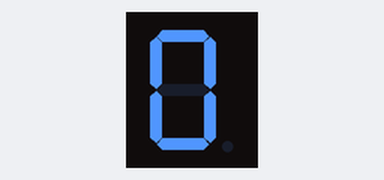
The program below on a simulated Raspberry Pi Pico running MicroPython. Parts: 1-digit seven-segment display. The segment pins are drawn as the display they are named for.

Above: at 0.1 s.
At 1.3 s:
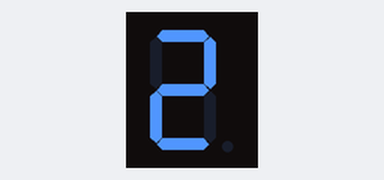
At 2.5 s:
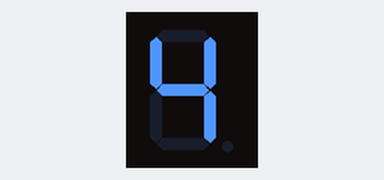
At 5.5 s:
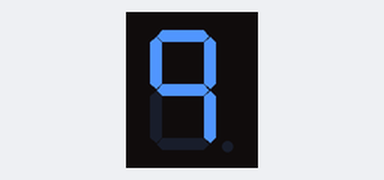
At 8.5 s:
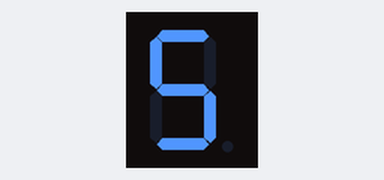
At 12.1 s:
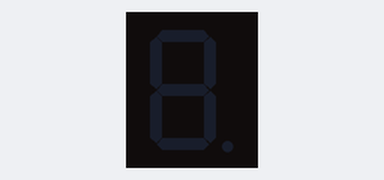

Measured:
- by itself, everything shown: repeats every 13.0 s, in 20 steps
- what the display in image 0 shows lasts 0.6 s, from 0.1 s to 0.7 s
- what the display in image 3 shows lasts 1.2 s, from 5.5 s to 6.7 s
- what the display in image 5 shows lasts 1.0 s, from 12.1 s to 13.1 s

The program:

main.py
```python
'''
Kitronik Inventor's Kit Exp 7
Control a seven segment display.
Count up from 0 to 9 and then back again.
'''
import machine
import time
segA = machine.Pin(18, machine.Pin.OUT)
segB = machine.Pin(17, machine.Pin.OUT)
segC = machine.Pin(16, machine.Pin.OUT)
segD = machine.Pin(15, machine.Pin.OUT)
segE = machine.Pin(14, machine.Pin.OUT)
segF = machine.Pin(13, machine.Pin.OUT)
segG = machine.Pin(12, machine.Pin.OUT)
pins = [segA, segB, segC, segD, segE, segF, segG]

'''
This list of 10 numbers shows the states of the pins for the segments
to display the appropriate number. This is used to simplify the code
later - we can index the list to display the correct number.
'''
# numbers = [zero, one, two, three, four, five, six, seven, eight, nine, clear display]
numbers = [[1,1,1,1,1,1,0],
          [0,1,1,0,0,0,0],
          [1,1,0,1,1,0,1],
          [1,1,1,1,0,0,1],
          [0,1,1,0,0,1,1],
          [1,0,1,1,0,1,1],
          [1,0,1,1,1,1,1],
          [1,1,1,0,0,0,0],
          [1,1,1,1,1,1,1],
          [1,1,1,0,0,1,1],
          [0,0,0,0,0,0,0]]
clearDisplay = 10 # The position in the 'numbers list of the clear display setup
# This function takes in which number should be displayed, and then selects the correct pin/segment setup from the numbers list to control the output pins
def displayNumber(numberToDisplay):
    pin = 0
    for segment in range (7):
        pins[pin].value(numbers[numberToDisplay][segment])
        pin += 1

    return numberToDisplay
# Loop round displaying 0 - 9 - 0, clear, and repeat
while True:
    for i in range(10):
        displayNumber(i)
        time.sleep_ms(600)

    for i in range (9, -1, -1):
        displayNumber(i)
        time.sleep_ms(600)

    displayNumber(clearDisplay)
    time.sleep_ms(1000)
```
